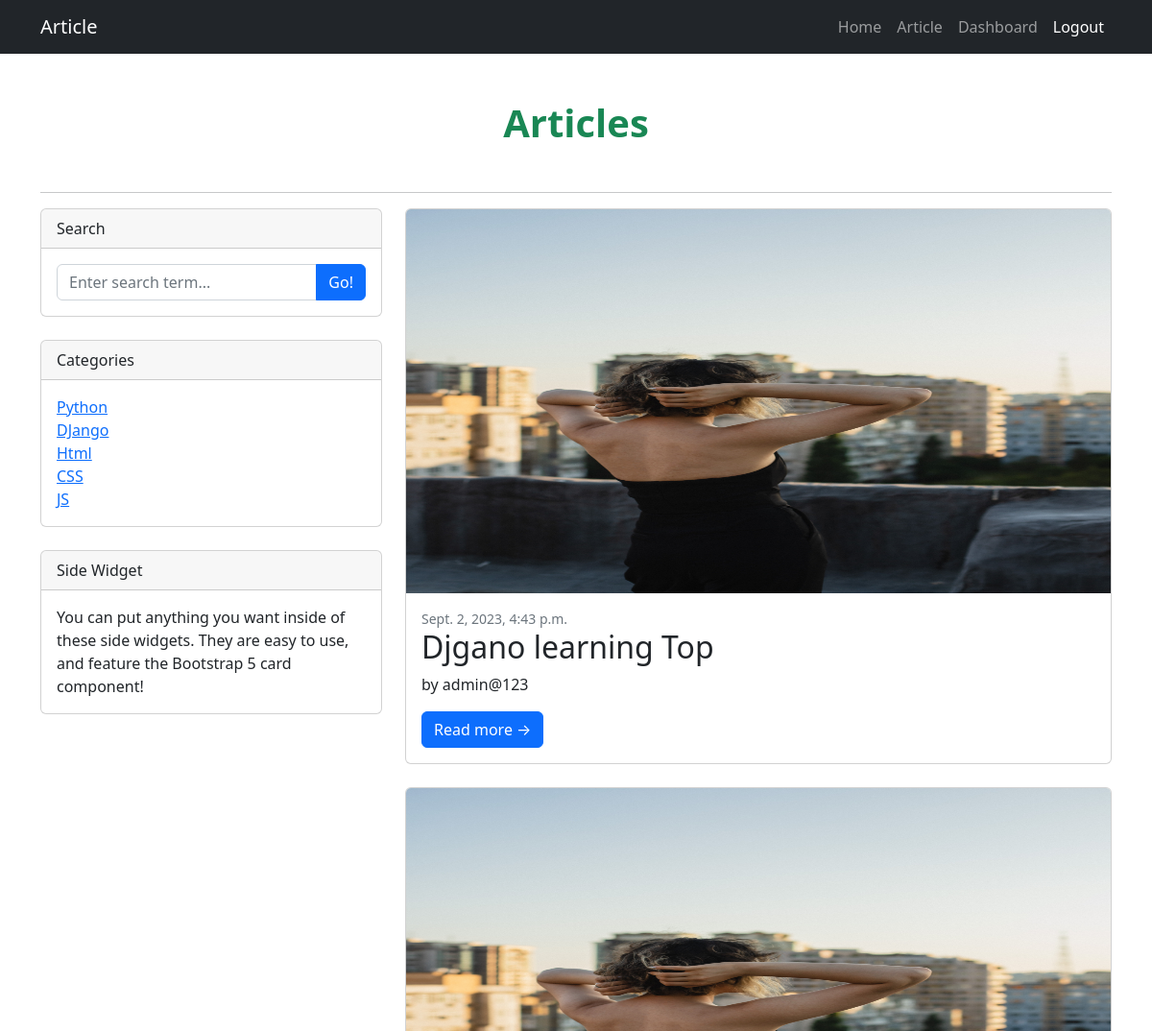
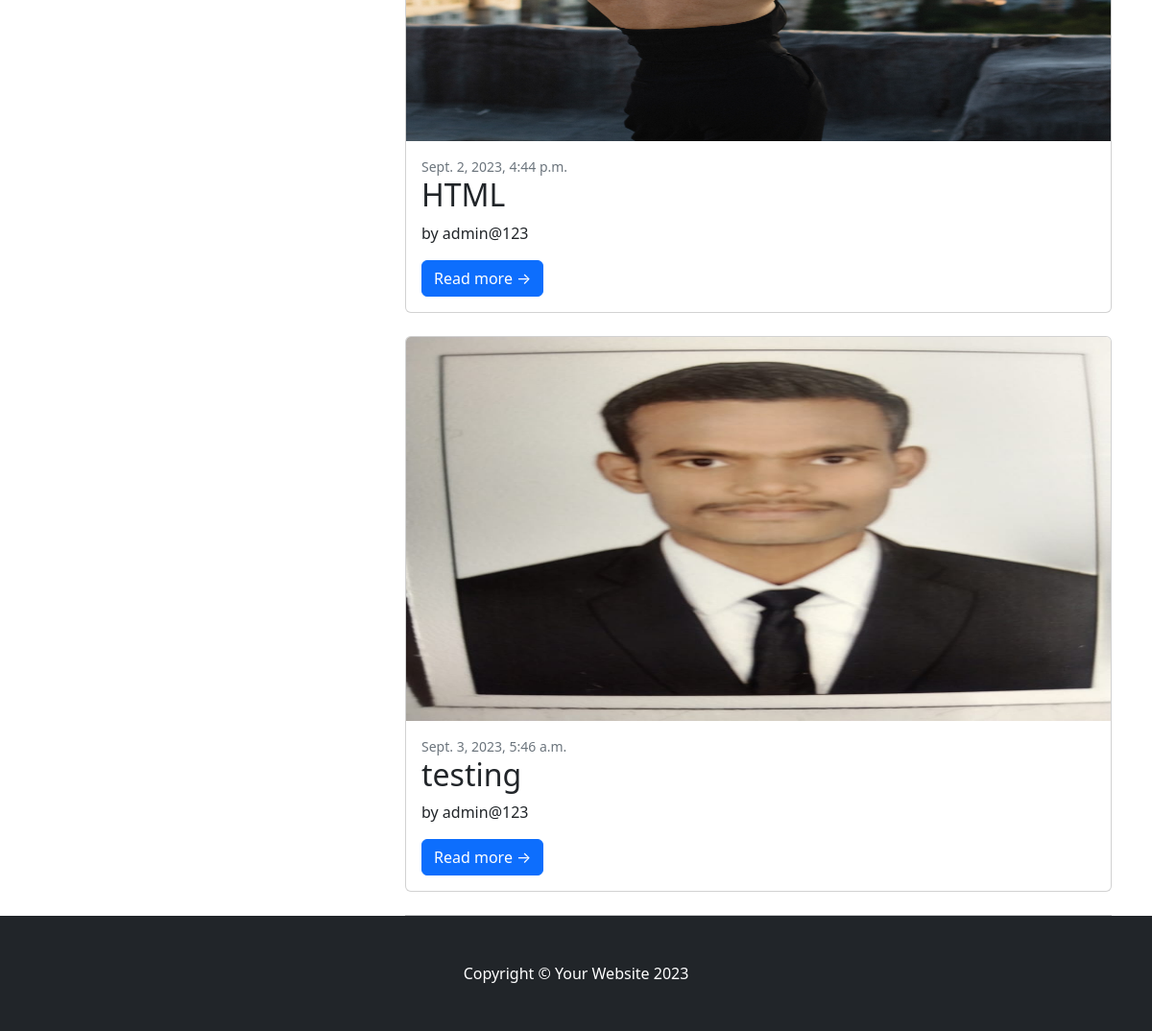
Screenshot of /news/articles/ (signed in) with the database file from the repository (2 pictures, top to bottom).
### article/models.py (models this page shows, shortened)
class Category(models.Model):
    category=models.CharField(max_length=200)
    created_at=models.DateTimeField(auto_now_add=True)

class Article(models.Model):
    title=models.CharField(max_length=500)
    content=models.TextField(max_length=500)
    published_date=models.DateTimeField(auto_now=True,blank=True)
    author=models.ForeignKey(User,on_delete=models.CASCADE)
    category=models.ManyToManyField(Category)
    image=models.ImageField(upload_to='articles/',blank=True,null=True)
    created_at=models.DateTimeField(auto_now_add=True)
    updated_date=models.DateTimeField(auto_now=True)

### article/views.py (the view)
# urls.py: path("articles/", views.article, name="articles"),
def article(request):
    articles = Article.objects.all()
    category = Category.objects.all()
    paginator = Paginator(
        articles, 3
    )  # You can adjust the number of articles per page as needed
    page_number = request.GET.get("page")
    page = paginator.get_page(page_number)
    context = {
        "article": page,
        "category": category,
    }
    return render(request, "article/articles.html", context)

### templates/article/articles.html (shortened to what this page needs)
{% extends 'base.html' %}  {% block content %}
  <div class="container">
    <div class="text-center my-5">
      <h1 class="fw-bolder text-success">Articles</h1>
    </div>
    <hr/>
    <div class="row">
      <div class="col-lg-4">
        <div class="card mb-4">
          <div class="card-header">Search</div>
          <div class="card-body">
                   <form action="{% url 'article_search' %}" method="GET">
                            <div class="input-group">
                                <input class="form-control" type="text" name="query" placeholder="Enter search term..." aria-label="Enter search term..." aria-describedby="button-search" />
                                <button class="btn btn-primary" id="button-search" type="submit">Go!</button>
                            </div>
                                </form>
          </div>
        </div>
        <div class="card mb-4">
          <div class="card-header">Categories</div>
          <div class="card-body">
            <div class="row">
              <div class="col-sm-6">
            <ul class="list-unstyled mb-0">
                                         {% for cat in category %}
                                        <li><a href="{% url 'articles_by_categories' cat.category %}">{{cat.category}}</a></li>
                                          {% endfor %}
                                    </ul>
              </div>
            </div>
          </div>
        </div>
        <div class="card mb-4">
          <div class="card-header">Side Widget</div>
          <div class="card-body">You can put anything you want inside of these side widgets. They are easy to use, and feature the Bootstrap 5 card component!</div>
        </div>
      </div>
      <div class="col-lg-8">
                   {% for item in article %}
                    <div class="card mb-4">
                        <a href="{% url 'article_detail' item.id %}">
                          <img class="card-img-top" src="{{ item.image.url }}" alt="..." /></a>
                        <div class="card-body">
                            <div class="small text-muted">{{item.created_at}}</div>
                            <h2 class="card-title">{{ item.title }}</h2>
                            <p class="card-text">by {{item.author}}</p>
                            <a class="btn btn-primary" href="{% url 'article_detail' item.id %}">Read more →</a>
                        </div>
                    </div>
                    {% endfor %}
        <nav aria-label="Pagination">
          <hr class="my-0" />
        </nav>
      </div>
    </div>
  </div>
{% endblock %}

### rows the page displays
Category: category "Python"
Category: category "DJango"
Category: category "Html"
Category: category "CSS"
Category: category "JS"
Article: image (picture), created_at "Sept. 2, 2023, 4:43 p.m.", title "Djgano learning Top", author "admin@123"
Article: image (picture), created_at "Sept. 2, 2023, 4:44 p.m.", title "HTML", author "admin@123"
Article: image (picture), created_at "Sept. 3, 2023, 5:46 a.m.", title "testing", author "admin@123"
